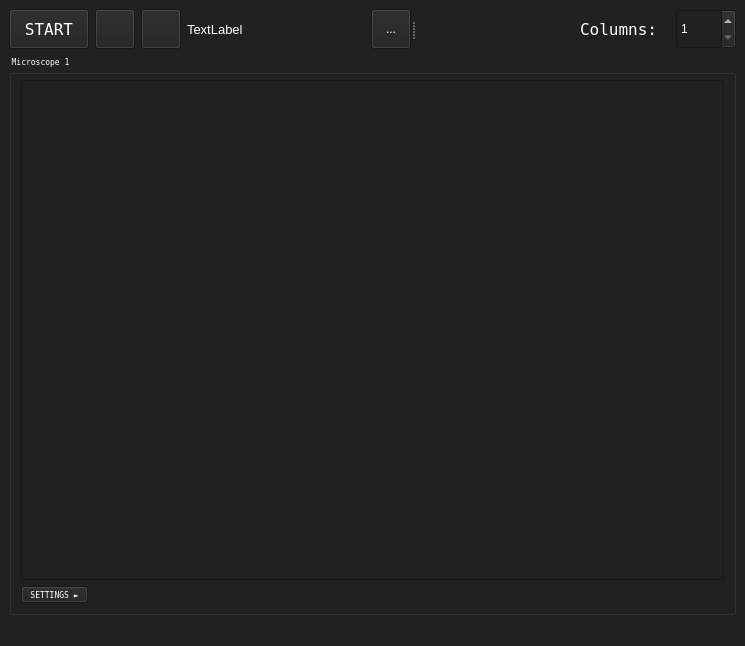
<?xml version="1.0" encoding="UTF-8"?>
<ui version="4.0">
 <class>MainWindow</class>
 <widget class="QMainWindow" name="MainWindow">
  <property name="geometry">
   <rect>
    <x>0</x>
    <y>0</y>
    <width>745</width>
    <height>646</height>
   </rect>
  </property>
  <property name="windowTitle">
   <string>Parallax</string>
  </property>
  <property name="windowIcon">
   <iconset>
    <normaloff>resources/sextant.png</normaloff>resources/sextant.png</iconset>
  </property>
  <property name="styleSheet">
   <string notr="true">QWidget{
background-color: rgb(33,33,33);
color: #FFFFFF;
}</string>
  </property>
  <widget class="QWidget" name="centralwidget">
   <layout class="QGridLayout" name="gridLayout">
    <item row="0" column="0">
     <widget class="QSplitter" name="splitter">
      <property name="orientation">
       <enum>Qt::Horizontal</enum>
      </property>
      <widget class="QWidget" name="layoutWidget">
       <layout class="QHBoxLayout" name="horizontalLayout_2">
        <item>
         <widget class="QPushButton" name="startButton">
          <property name="minimumSize">
           <size>
            <width>80</width>
            <height>40</height>
           </size>
          </property>
          <property name="maximumSize">
           <size>
            <width>80</width>
            <height>40</height>
           </size>
          </property>
          <property name="font">
           <font>
            <family>Terminal</family>
            <pointsize>12</pointsize>
           </font>
          </property>
          <property name="text">
           <string>START</string>
          </property>
         </widget>
        </item>
        <item>
         <widget class="QPushButton" name="recordButton">
          <property name="enabled">
           <bool>true</bool>
          </property>
          <property name="minimumSize">
           <size>
            <width>40</width>
            <height>40</height>
           </size>
          </property>
          <property name="maximumSize">
           <size>
            <width>40</width>
            <height>40</height>
           </size>
          </property>
          <property name="text">
           <string/>
          </property>
          <property name="icon">
           <iconset>
            <normaloff>../img/recordingButton.png</normaloff>../img/recordingButton.png</iconset>
          </property>
         </widget>
        </item>
        <item>
         <widget class="QPushButton" name="snapshotButton">
          <property name="minimumSize">
           <size>
            <width>40</width>
            <height>40</height>
           </size>
          </property>
          <property name="maximumSize">
           <size>
            <width>40</width>
            <height>40</height>
           </size>
          </property>
          <property name="text">
           <string/>
          </property>
          <property name="icon">
           <iconset>
            <normaloff>../img/snapshotButton_white.png</normaloff>../img/snapshotButton_white.png</iconset>
          </property>
          <property name="iconSize">
           <size>
            <width>18</width>
            <height>18</height>
           </size>
          </property>
         </widget>
        </item>
        <item>
         <widget class="QLabel" name="dirLabel">
          <property name="font">
           <font>
            <pointsize>10</pointsize>
           </font>
          </property>
          <property name="text">
           <string>TextLabel</string>
          </property>
         </widget>
        </item>
        <item>
         <widget class="QToolButton" name="browseDirButton">
          <property name="minimumSize">
           <size>
            <width>40</width>
            <height>40</height>
           </size>
          </property>
          <property name="maximumSize">
           <size>
            <width>40</width>
            <height>40</height>
           </size>
          </property>
          <property name="text">
           <string>...</string>
          </property>
         </widget>
        </item>
       </layout>
      </widget>
      <widget class="QWidget" name="layoutWidget_2">
       <layout class="QHBoxLayout" name="horizontalLayout">
        <item>
         <spacer name="horizontalSpacer">
          <property name="orientation">
           <enum>Qt::Horizontal</enum>
          </property>
          <property name="sizeHint" stdset="0">
           <size>
            <width>68</width>
            <height>22</height>
           </size>
          </property>
         </spacer>
        </item>
        <item>
         <widget class="QLabel" name="columnsLabel">
          <property name="minimumSize">
           <size>
            <width>90</width>
            <height>30</height>
           </size>
          </property>
          <property name="maximumSize">
           <size>
            <width>90</width>
            <height>30</height>
           </size>
          </property>
          <property name="font">
           <font>
            <family>Terminal</family>
            <pointsize>12</pointsize>
           </font>
          </property>
          <property name="text">
           <string>Columns:</string>
          </property>
         </widget>
        </item>
        <item>
         <widget class="QSpinBox" name="nColumnsSpinBox">
          <property name="minimumSize">
           <size>
            <width>60</width>
            <height>40</height>
           </size>
          </property>
          <property name="maximumSize">
           <size>
            <width>60</width>
            <height>40</height>
           </size>
          </property>
          <property name="minimum">
           <number>1</number>
          </property>
          <property name="maximum">
           <number>6</number>
          </property>
          <property name="value">
           <number>1</number>
          </property>
         </widget>
        </item>
       </layout>
      </widget>
     </widget>
    </item>
    <item row="1" column="0">
     <widget class="QGroupBox" name="microscopeGrp1">
      <property name="font">
       <font>
        <family>Terminal</family>
        <pointsize>6</pointsize>
       </font>
      </property>
      <property name="title">
       <string>Microscope 1</string>
      </property>
      <layout class="QVBoxLayout" name="verticalLayout">
       <item>
        <widget class="QGraphicsView" name="graphicsView"/>
       </item>
       <item>
        <widget class="QToolButton" name="settingButton">
         <property name="font">
          <font>
           <family>Terminal</family>
           <pointsize>6</pointsize>
          </font>
         </property>
         <property name="text">
          <string>SETTINGS ►</string>
         </property>
        </widget>
       </item>
      </layout>
     </widget>
    </item>
   </layout>
  </widget>
  <widget class="QMenuBar" name="menubar">
   <property name="geometry">
    <rect>
     <x>0</x>
     <y>0</y>
     <width>745</width>
     <height>21</height>
    </rect>
   </property>
  </widget>
  <widget class="QStatusBar" name="statusbar"/>
 </widget>
 <resources/>
 <connections/>
</ui>
